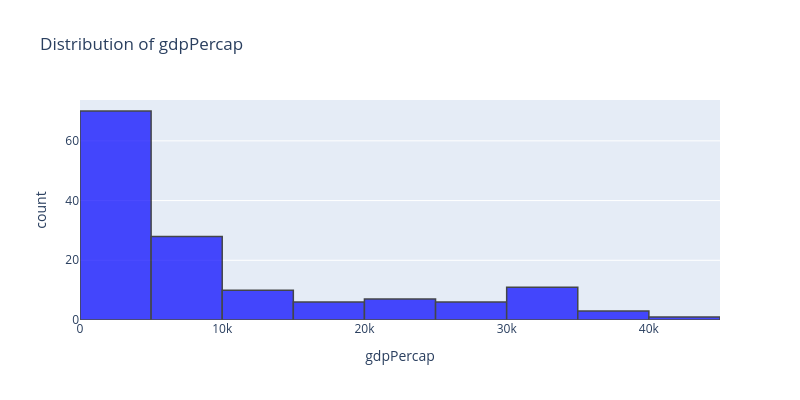

Notebook cell for this chart:
### Markdown cell above
### most of country have population around 0 to 90M Yet other 10 country are in another bin

### Code cell
import plotly.express as px

fig = px.histogram(data2002, x="gdpPercap", nbins=20, title="Distribution of gdpPercap")
fig.update_layout(width=800, height=400)
fig.update_traces(marker_color='blue', marker_line_color='black', marker_line_width=1.5, opacity=0.7)
fig.show()

### Figure 1 — Plotly figure (JSON) as saved in the notebook; plotly's stock layout.template omitted (floating-point values rounded to 4 significant figures; data arrays with more than 128 entries replaced by an {"elided": "..."} marker saying what was removed)
{"data": [{"bingroup": "x", "hovertemplate": "gdpPercap=%{x}<br>count=%{y}<extra></extra>", "legendgroup": "", "marker": {"color": "blue", "line": {"color": "black", "width": 1.5}, "pattern": {"shape": ""}}, "name": "", "nbinsx": 20, "opacity": 0.7, "orientation": "v", "showlegend": false, "type": "histogram", "x": {"elided": "142 float values"}, "xaxis": "x", "yaxis": "y"}], "layout": {"barmode": "relative", "height": 400, "legend": {"tracegroupgap": 0}, "title": {"text": "Distribution of gdpPercap"}, "width": 800, "xaxis": {"anchor": "y", "domain": [0, 1], "title": {"text": "gdpPercap"}}, "yaxis": {"anchor": "x", "domain": [0, 1], "title": {"text": "count"}}}}
